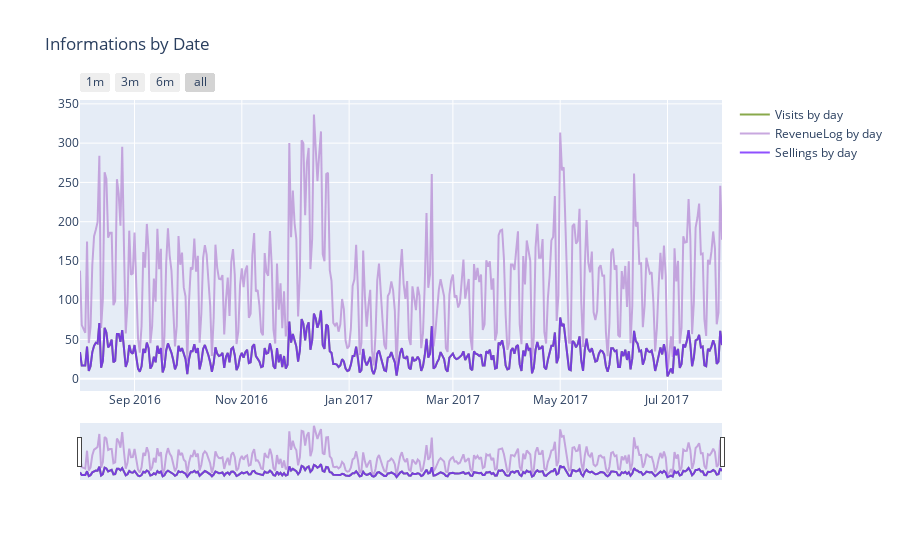

The cell this chart's notebook holds for it:
### Code cell
interactive_business_viz(df)

### Figure 1 — Plotly figure (JSON) as saved in the notebook; plotly's stock layout.template omitted (floating-point values rounded to 4 significant figures; data arrays with more than 128 entries replaced by an {"elided": "..."} marker saying what was removed)
{"data": [{"line": {"color": "#6C941E"}, "name": "Visits by day", "opacity": 0.8, "type": "scatter", "x": {"elided": "365 str values"}, "y": {"elided": "365 int values"}}, {"line": {"color": "#BB93D7"}, "name": "RevenueLog by day", "opacity": 0.8, "type": "scatter", "x": {"elided": "365 str values"}, "y": {"elided": "365 float values"}}, {"line": {"color": "#7425FF"}, "name": "Sellings by day", "opacity": 0.8, "type": "scatter", "x": {"elided": "365 str values"}, "y": {"elided": "365 int values"}}], "layout": {"title": {"text": "Informations by Date"}, "xaxis": {"rangeselector": {"buttons": [{"count": 1, "label": "1m", "step": "month", "stepmode": "backward"}, {"count": 3, "label": "3m", "step": "month", "stepmode": "backward"}, {"count": 6, "label": "6m", "step": "month", "stepmode": "backward"}, {"step": "all"}]}, "rangeslider": {"visible": true}, "type": "date"}}}
